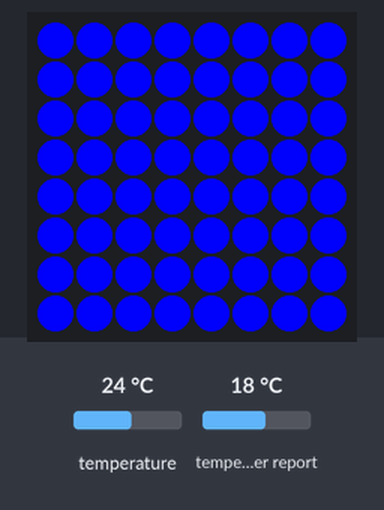
Simulated run of this program. Board: Raspberry Pi (BCM pin numbers) with a Sense HAT. Shown: the Sense HAT's 8×8 RGB LED matrix. Inputs (shaded band) come from the test bench; at power-on: temperature 24 °C, temperature in the web weather report 18 °C. The clock reads 2024-03-15 10:24:30 at power-on unless the program sets it; requests to the public web service named in the program get a made-up reply in its usual format after 0.4 s (London, UTC, broken clouds, 64 % humidity, 1013 hPa unless stated); threads take turns every 2 ms; what the program prints to the terminal is not drawn.

Above: at 1.2 s.
1.3 s: temperature set to 33 °C
Timing chart, 0 to 4.3 s (numbered marks = the images above; inputs shaded):
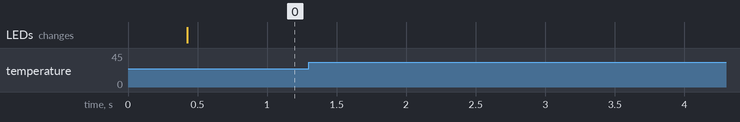

Measured:
- after the input at 1.3 s, every drawn part: stays the same

The program:

Puppythings.py
```python
# Importerer nødvendige biblioteker
from sense_hat import SenseHat
from datetime import datetime
import time
import threading
import requests
import schedule

import numpy as np

# Indstil API-oplysninger
API_KEY = "6a0ef35108054010834112455242711"  # Skift til din OpenWeatherMap API-nøgle
CITY = "Roskilde"  # Skift til din by
URL = f"http://api.weatherapi.com/v1/current.json?key={API_KEY}&q={CITY}&aqi=no"

# Funktion til at hente udendørs temperatur
def get_outdoor_temperature():
    try:
        response = requests.get(URL)
        response.raise_for_status()  # Tjek for fejl
        data = response.json()

        # Hent relevante data
        location = data['location']['name']
        country = data['location']['country']
        current_temp = data['current']['temp_c']
        humidity = data['current']['humidity']
        last_updated = data['current']['last_updated']

        # Print de relevante oplysninger
        print(f"Tid: {last_updated}")
        print(f"Lokation: {location}, {country}")
        print(f"Temperatur: {current_temp:.2f}°C")
        print(f"Luftfugtighed: {humidity}%")

        return current_temp
    except requests.RequestException as e:
        print(f"Fejl ved hentning af udendørs temperatur: {e}")
        return None
    except KeyError as e:
        print(f"Fejl: Nøglen {e} findes ikke i svaret fra API'et")
        return None

# Definerer en SenseHat-instans
sense = SenseHat()
sense.clear(0, 0, 0)  # Slukker alle lys på Sense HAT

# Klasse til at repræsentere en hund
class Dog:
    class SoundSignal:
        silent = 0
        loudBarking = 1
        quietBarking = 2

    def __init__(self, id, name, race):
        self.ID = id
        self.name = name
        self.race = race
        self.NeedToWalks = False
        self.Sounds = Dog.SoundSignal.silent
        self.time_outside = None
        self.tid_til_dif = None

    def send_signal(self):
        self.NeedToWalks = True
        self.Sounds = Dog.SoundSignal.quietBarking
        sense.clear(0, 255, 0)
        time.sleep(30)
        self.Sounds = Dog.SoundSignal.loudBarking
        sense.clear(255, 0, 0)

    def print_current_temp(self):
        temp = sense.get_temperature()
        print(f"Current temp on the puppy is: {temp:.2f}°C")

    def check_outside_status(self):
        indoor_temp = sense.get_temperature()
        outdoor_temp = get_outdoor_temperature()

        if outdoor_temp is None:
            print("Kunne ikke få udendørs temperatur. Tjek forbindelsen.")
            return

        print(f"Hundens temperatur: {indoor_temp:.2f}°C")
        print(f"Udendørs temperatur: {outdoor_temp:.2f}°C")

        temperature_difference = abs(indoor_temp - outdoor_temp)
        print(f"Temperaturforskellen er: {temperature_difference:.2f}°C")

        if temperature_difference < 15:
            self.handle_dog_outside()
        else:
            self.handle_dog_inside()

    def handle_dog_outside(self):
        if self.tid_til_dif is None:
            self.tid_til_dif = time.time()
            print("Hunden er ude - stopper med at gø!")
            self.Sounds = Dog.SoundSignal.silent
            sense.clear(0, 0, 255)
        elif time.time() - self.tid_til_dif >= 30:
            print("Hunden har været ude isekunder!")
            self.time_outside = np.int32(time.time() - self.tid_til_dif)
            self.Sounds = Dog.SoundSignal.silent
            sense.clear(255, 255, 0)

    def handle_dog_inside(self):
        print("Hunden er ikke udenfor!")
        if self.time_outside is not None:
            self.time_outside
            print(f"Final outside time set to: {self.time_outside}")
            if time.time() - self.time_outside < 30:
                print("Hunden er kommet ind før de 30 sekunder - gør igen.")
                self.Sounds = Dog.SoundSignal.loudBarking
                sense.clear(255, 0, 0)
            self.time_outside = None


# Opret et objekt af klassen Dog
my_dog = Dog(1, "Lilo", "Golden Retriever")

# Planlægger `send_signal` til at køre på specifikke tidspunkter
schedule.every().day.at("07:00:30").do(my_dog.send_signal)
schedule.every().day.at("16:00:00").do(my_dog.send_signal)
schedule.every().day.at("21:00:00").do(my_dog.send_signal)

# Testplanlægning
schedule.every().day.at("10:46:00").do(my_dog.send_signal)

# Tråd til opdatering af temperatur
def update_temperature():
    while True:
        my_dog.print_current_temp()
        time.sleep(30)

temperature_thread = threading.Thread(target=update_temperature)
temperature_thread.daemon = True
temperature_thread.start()

# Evig løkke til planlægning og opdatering
while True:
    my_dog.check_outside_status()
    schedule.run_pending()
    time.sleep(5)
```
